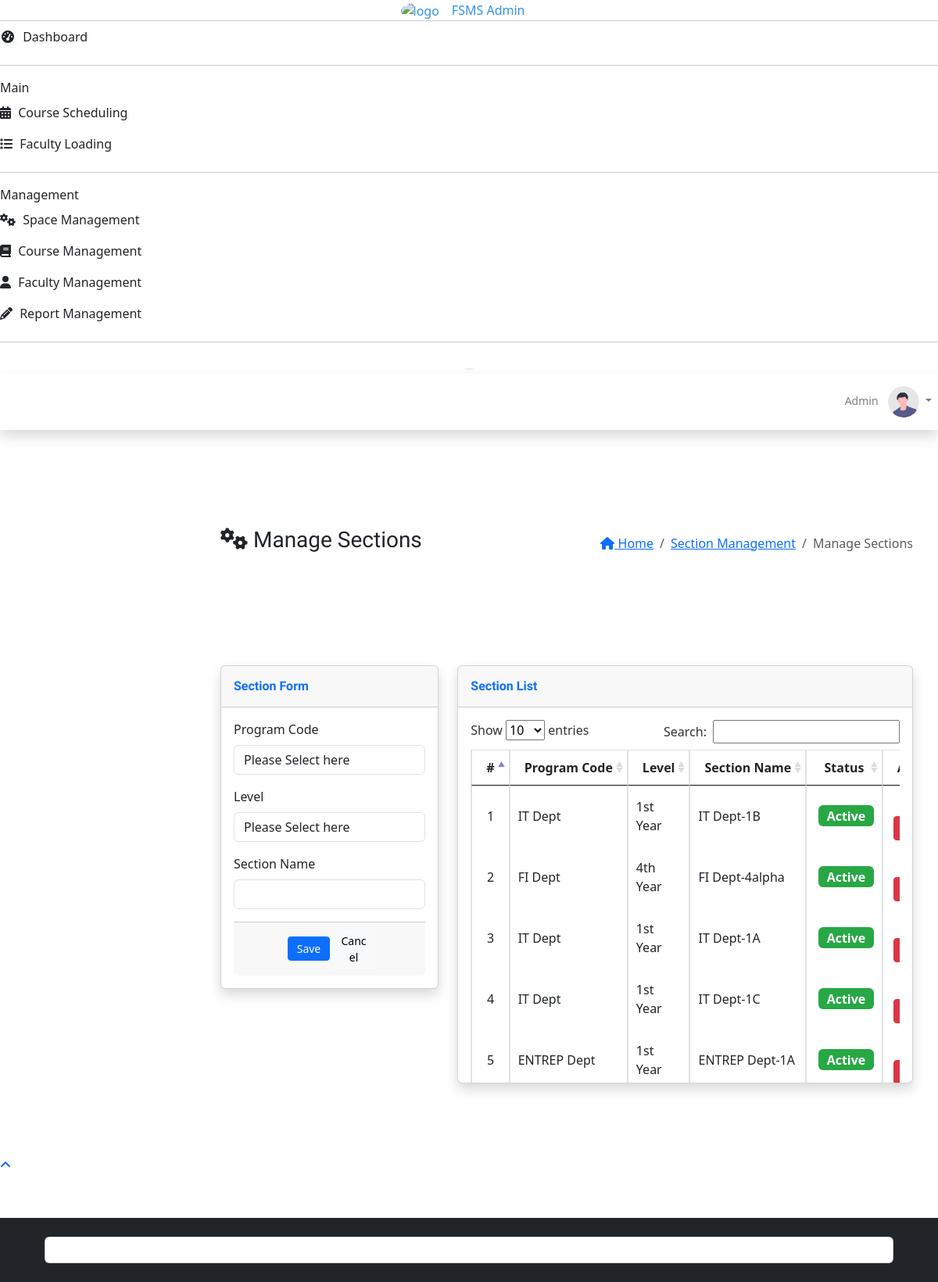
Screenshot of /index.php?page=section (signed in) with the database file from the repository.
### tables this page shows
CREATE TABLE `sections` (
  `id` int(30) NOT NULL,
  `program_id` int(30) NOT NULL,
  `level` varchar(255) NOT NULL,
  `section_name` varchar(255) NOT NULL,
  `is_active` tinyint(4) NOT NULL DEFAULT 1,
  `created_at` timestamp NOT NULL DEFAULT current_timestamp(),
  `updated_at` timestamp NOT NULL DEFAULT current_timestamp() ON UPDATE current_timestamp()
);

CREATE TABLE `program` (
  `id` int(30) NOT NULL,
  `program_name` varchar(250) NOT NULL,
  `program_code` varchar(100) NOT NULL,
  `created_at` timestamp NOT NULL DEFAULT current_timestamp(),
  `updated_at` timestamp NOT NULL DEFAULT current_timestamp() ON UPDATE current_timestamp()
);

### admin/section.php (the view, shortened to what this page needs)
<?php include('db_connect.php'); ?>
<div class="container-fluid">
    <div class="row">
        <section class="content-header col-md-12 d-flex align-items-center justify-content-between mb-3">
            <h3><i class="fas fa-cogs"></i> Manage Sections</h3>
            <ol class="breadcrumb bg-transparent p-0 m-0">
                <li class="breadcrumb-item"><a href="/"><i class="fa fa-home"></i> Home</a></li>
                <li class="breadcrumb-item"><a href="#"> Section Management</a></li>
                <li class="breadcrumb-item active">Manage Sections</li>
            </ol>
        </section>
        <section class="col-md-4">
            <div class="card shadow mb-4">
                <div class="card-header py-3">
                    <h6 class="m-0 font-weight-bold text-primary">Section Form</h6>
                </div>
                <div class="card-body">
                    <form id="manage-section">
                        <div class="form-group">
                            <label class="control-label">Program Code</label>
                            <select class="form-control" name="program_id">
                                <option>Please Select here</option>
                            </select>
                        </div>
                        <div class="form-group">
                            <label for="" class="control-label">Level</label>
                            <select class=" form-control" name="level" required>
                                <option>Please Select here</option>
                            </select>
                        </div>
                        <div class="form-group">
                            <label class="control-label">Section Name</label>
                            <input type="text" class="form-control" name="section_name">
                        </div>
                        <div class="card-footer">
                            <div class="row">
                                <div class="col-md-12">
                                    <button type="submit" class="btn btn-sm btn-primary col-sm-3 offset-md-3">Save</button>
                                    <button class="btn btn-sm btn-light col-sm-3" type="button" onclick="_reset()">Cancel</button>
                                </div>
                            </div>
                        </div>
                    </form>
                </div>
            </div>
        </section>
        <link rel="stylesheet" href="https://cdnjs.cloudflare.com/ajax/libs/bootstrap/5.3.0-alpha1/css/bootstrap.min.css" />
        <section class="col-md-8">
            <div class="card shadow mb-4">
                <div class="card-header py-3">
                    <h6 class="m-0 font-weight-bold text-primary">Section List</h6>
                </div>
                <div class="card-body">
                    <div class="table-responsive">
                        <table class="table table-bordered" id="dataTable" width="100%" cellspacing="0">
                            <thead>
                                <tr>
                                    <th class="text-center">#</th>
                                    <th class="text-center">Program Code</th>
                                    <th class="text-center">Level</th>
                                    <th class="text-center">Section Name</th>
                                    <th class="text-center">Status</th>
                                    <th class="text-center">Action</th>
                                </tr>
                            </thead>
                            <tbody>
                                <?php
                                $i = 1;
                                $section = $conn->query("SELECT sections.*, program.program_code FROM sections INNER JOIN program ON sections.program_id = program.id;");
                                while ($row = $section->fetch_assoc()) :
                                    $section_name_concatenated = $row['program_code'] . '-' . substr($row['level'], 0, 1) . $row['section_name'];
                                ?>
                                    <tr>
                                        <td class="text-center"><?php echo $i++ ?></td>
                                        <td class=""><?php echo $row['program_code'] ?></td>
                                        <td class=""><?php echo $row['level'] ?></td>
                                        <td class=""><?php echo $section_name_concatenated ?></td>
                                        <td class="text-center">
                                            <?php if ($row['is_active'] == 1) : ?>
                                                <span class="badge badge-success" style="font-size: 16px;">Active</span>
                                            <?php else : ?>
                                                <span class="badge badge-danger" style="font-size: 16px;">Inactive</span>
                                            <?php endif; ?>
                                        </td>
                                        <td class="text-center">
                                            <button class="btn btn-sm btn-danger delete_section" type="button" data-id="<?php echo $row['id'] ?>">Delete</button>
                                        </td>
                                    </tr>
                                <?php endwhile; ?>
                            </tbody>
                        </table>
                    </div>
                </div>
            </div>
        </section>
    </div>
</div>

### assets/fullcalendar/main.css (style rules this page uses)
:root { --fc-daygrid-event-dot-width: 8px; }
:root { --fc-list-event-dot-width: 10px; --fc-list-event-hover-bg-color: #f5f5f5; }

### assets/css/style.css (style rules this page uses)
body { font-family: "Open Sans", sans-serif; color: #444444; width: 100%; height: calc(100%); }
a { color: #1977cc; }
h1, h2, h3, h4, h5, h6 { font-family: "Raleway", sans-serif; }
section { padding: 60px 0; overflow: hidden; }
.align-items-center { align-items: center !important; }

### index.php (style rules this page uses)
body { background: #80808045; }

### includes/navbar1.php (style rules this page uses)
span { margin-left: 5px; }

### admin/section.php (style rules this page uses)
th, td { vertical-align: middle !important; }
th { white-space: nowrap; }
.table-responsive { overflow-x: auto; -webkit-overflow-scrolling: touch; }
.card-body { max-height: 60vh; overflow-y: auto; }
td { vertical-align: middle !important; }

### rows the page displays
sections: program.program_code "IT Dept", level "1st Year", section_name_concatenated "IT Dept-1B", is_active "Active"
sections: program.program_code "FI Dept", level "4th Year", section_name_concatenated "FI Dept-4alpha", is_active "Active"
sections: program.program_code "IT Dept", level "1st Year", section_name_concatenated "IT Dept-1A", is_active "Active"
sections: program.program_code "IT Dept", level "1st Year", section_name_concatenated "IT Dept-1C", is_active "Active"
sections: program.program_code "ENTREP Dept", level "1st Year", section_name_concatenated "ENTREP Dept-1A", is_active "Active"

### other values shown
$_SESSION['login_fname'] "Admin"
